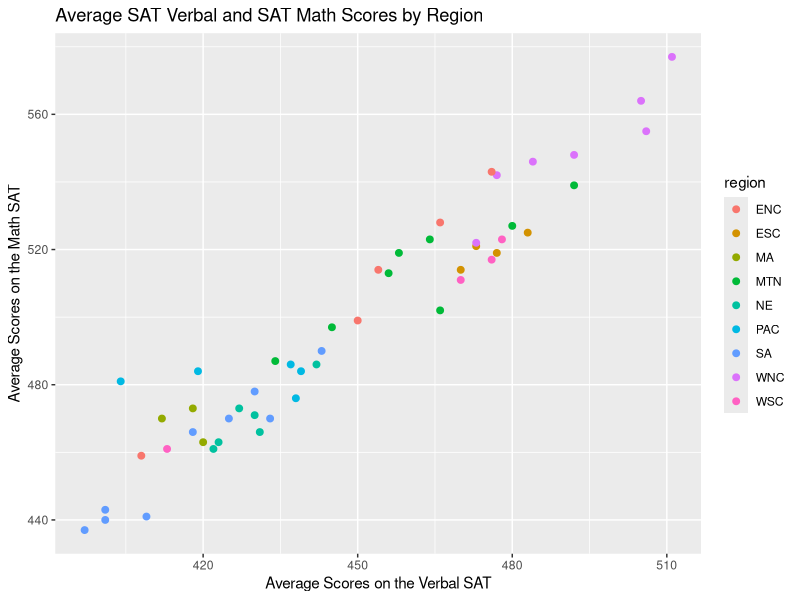
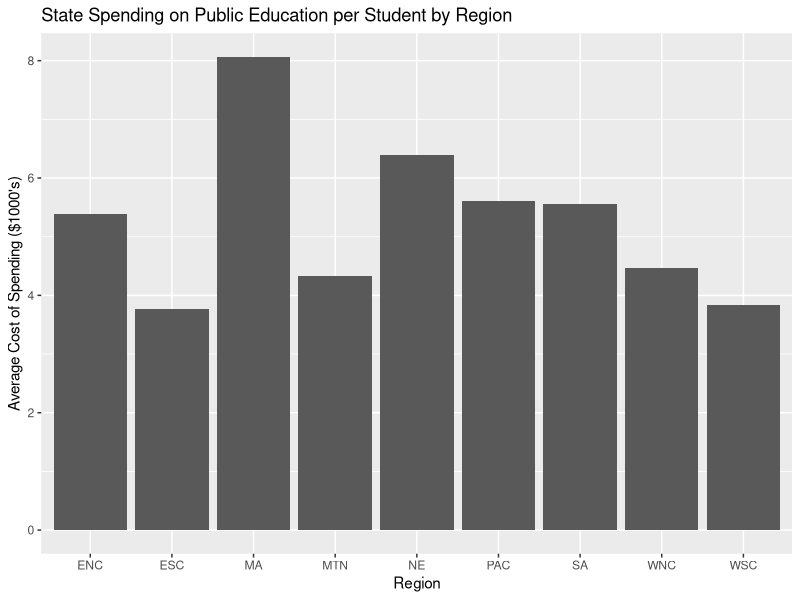
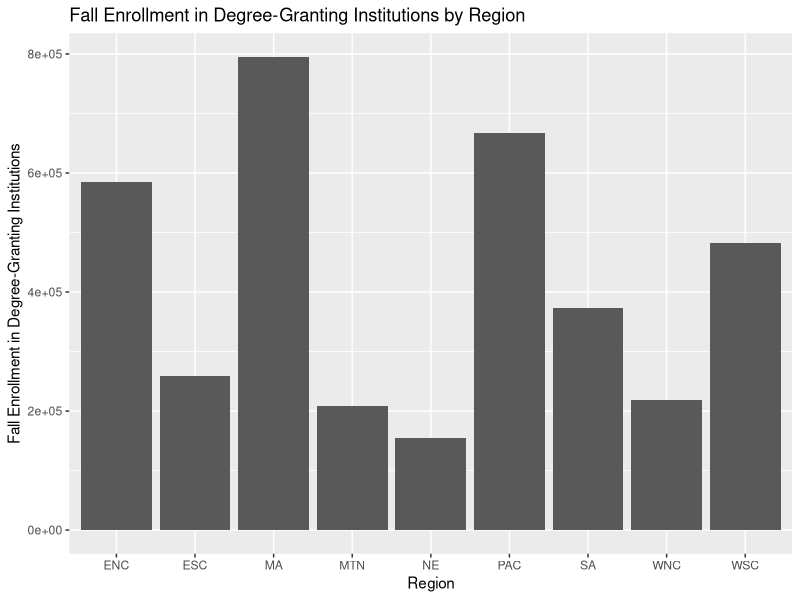
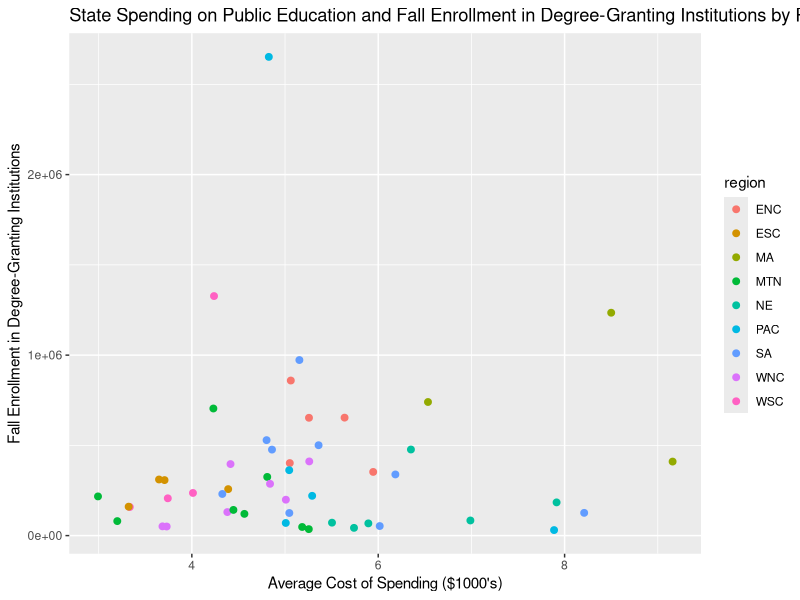
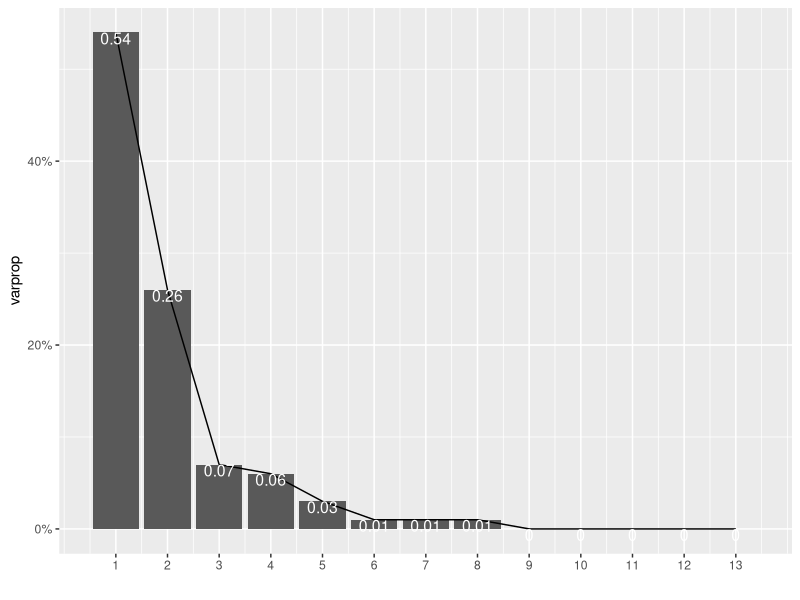
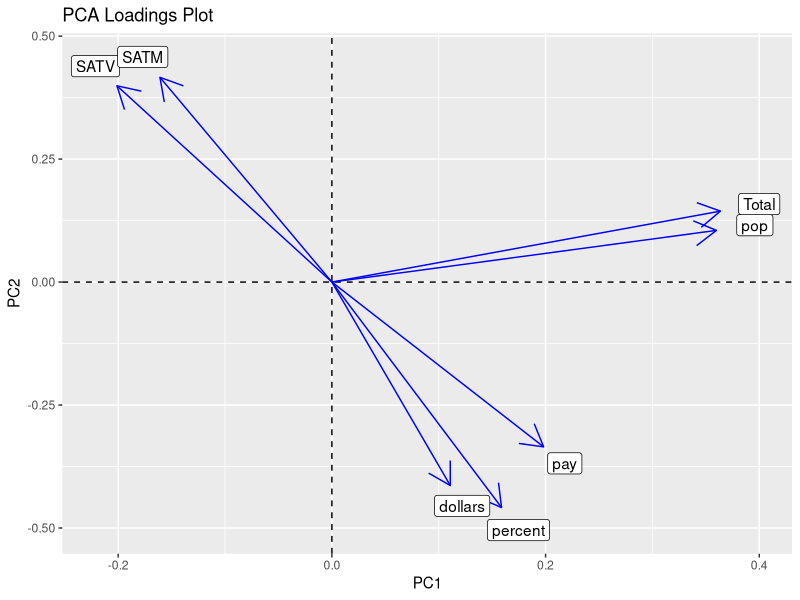

Write R code to recreate these figures, in order.
## ---- chunk 1
knitr::opts_chunk$set(echo = TRUE)
knitr::opts_chunk$set(echo = TRUE, eval = TRUE, fig.align = "center", 
    warning = F, message = F, tidy = TRUE, tidy.opts = list(width.cutoff = 60), 
    R.options = list(max.print = 100))
## ---- chunk 2
library(ggplot2)
library(dplyr)
library(tidyverse)
library(tidyr)

setwd('/home/ttt2249/website/content/project')
Education <- read_csv("Education.csv") 
College <- read_csv("College1.csv")
## ---- chunk 3
College_wider <- College %>% pivot_wider(names_from= "States", values_from= "Total")
head(College_wider)

Education_wider <- Education %>% pivot_wider(names_from = "States", values_from ="pop")
head(Education_wider)
## ---- chunk 4
joindata <- left_join(Education, College, by="States") %>% glimpse()
## ---- chunk 5
joindata%>%filter(region=="SA")%>%group_by(region)%>%summarize_if(is.numeric, mean, na.rm= T)
joindata%>%arrange(Total)
joindata%>%select_if(is.numeric)%>%na.omit%>%cor
joindata%>%mutate(dollars=ntile(pop,1000))%>%arrange(desc(dollars))%>%select(States, dollars)
joindata%>%summarize_all(n_distinct)
joindata%>%group_by(region)%>%summarize_if(is.numeric, mean, na.rm=T)
joindata%>%group_by(region)%>%summarize_if(is.numeric, sd, na.rm=T)

joindata%>%summarize_if(is.numeric, mean, na.rm=T)
joindata%>%summarize_if(is.numeric, sd, na.rm=T)
joindata%>%summarize_if(is.numeric, min, na.rm=T)
joindata%>%summarize_if(is.numeric, max, na.rm=T)
joindata%>%summarize_if(is.numeric, var, na.rm=T)
## ---- chunk 6
joindata%>%ggplot(aes(x= SATV, y= SATM, color= region)) +
  geom_point(size=2) +
  ggtitle("Average SAT Verbal and SAT Math Scores by Region") +
  xlab("Average Scores on the Verbal SAT") +
  ylab("Average Scores on the Math SAT")

joindata%>%ggplot(aes(x= region, fill= pop)) +
  geom_bar(aes(y= dollars), stat = "summary", fun.y="mean") +
  ggtitle("State Spending on Public Education per Student by Region") +
  ylab("Average Cost of Spending ($1000's)") +
  xlab("Region")

joindata%>%ggplot(aes(x= region, fill= pop)) +
  geom_bar(aes(y= Total), stat = "summary", fun.y= "mean") +
  ggtitle("Fall Enrollment in Degree-Granting Institutions by Region") +
  ylab("Fall Enrollment in Degree-Granting Institutions") +
  xlab("Region")

 joindata%>%ggplot(aes(x= dollars, y= Total, color= region)) +
  geom_point(size=2) +
  ggtitle("State Spending on Public Education and Fall Enrollment in Degree-Granting Institutions by Region") +
  xlab("Average Cost of Spending ($1000's)") +
  ylab("Fall Enrollment in Degree-Granting Institutions")
## ---- chunk 7
joindata%>%select_if(is.numeric)%>%scale%>%cov%>%round(2)
education_nums <- joindata%>%select_if(is.numeric)%>%scale()
education_pca <- princomp(education_nums)
names(education_pca)
summary(education_pca, loadings = T)

eig <- education_pca$sdev^2
varprop=round(eig/sum(eig), 2)

ggplot()+geom_bar(aes(y=varprop,x=1:13),stat="identity")+xlab("")+geom_path(aes(y=varprop,x=1:13))+
  geom_text(aes(x=1:13,y=varprop,label=round(varprop,2)),vjust=1,col="white",size=4)+
  scale_y_continuous(labels = scales::percent)+
  scale_x_continuous(breaks=1:13)
eig[1:13]

round(cumsum(eig)/sum(eig),2)
eig
eigen(cor(education_nums))

pca_1 <- princomp(education_nums)
summary(pca_1, loadings = T)

education_pca$loadings[1:7,1:2]%>%
  as.data.frame%>%
  rownames_to_column%>%
  ggplot() + geom_hline(aes(yintercept=0),lty=2) + 
  geom_vline(aes(xintercept=0),lty=2) +
  ylab("PC2")+xlab("PC1") + 
  geom_segment(aes(x=0,y=0,xend=Comp.1,yend=Comp.2),arrow = arrow(), col="blue") +
  geom_label(aes(x=Comp.1*1.1,y=Comp.2*1.1,label=rowname)) +
  ggtitle("PCA Loadings Plot")
